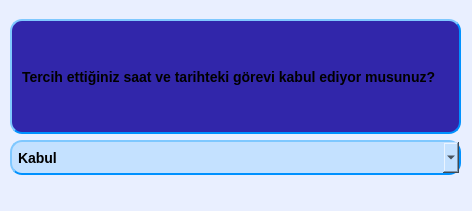
<?xml version="1.0" encoding="UTF-8"?>
<ui version="4.0">
 <class>WindowHKabul</class>
 <widget class="QMainWindow" name="WindowHKabul">
  <property name="geometry">
   <rect>
    <x>0</x>
    <y>0</y>
    <width>472</width>
    <height>211</height>
   </rect>
  </property>
  <property name="windowTitle">
   <string>MainWindow</string>
  </property>
  <property name="styleSheet">
   <string notr="true">  background-color: rgb(233, 239, 255);
  background-color: rgb(233, 239, 255);
</string>
  </property>
  <widget class="QWidget" name="centralwidget">
   <widget class="QLabel" name="labelCep_2">
    <property name="geometry">
     <rect>
      <x>10</x>
      <y>19</y>
      <width>451</width>
      <height>115</height>
     </rect>
    </property>
    <property name="styleSheet">
     <string notr="true"> 	background-color: rgb(49, 38, 170);
    border-style: outset;
    border-width: 2px;
    border-radius: 12px;
    font: bold 14px;
    font-color:rgb(160, 246, 255);
    min-width: 7em;
    padding: 6px;
	border-color: rgb(0, 145, 255)</string>
    </property>
    <property name="text">
     <string>Tercih ettiğiniz saat ve tarihteki görevi kabul ediyor musunuz?</string>
    </property>
   </widget>
   <widget class="QComboBox" name="comboBoxIl_2">
    <property name="geometry">
     <rect>
      <x>10</x>
      <y>140</y>
      <width>451</width>
      <height>35</height>
     </rect>
    </property>
    <property name="styleSheet">
     <string notr="true">    background-color: rgb(196, 225, 255);
    border-style: outset;
    border-width: 2px;
    border-radius: 12px;
    font: bold 14px;
    min-width: 7em;
    padding: 6px;
	border-color: rgb(0, 145, 255)</string>
    </property>
    <item>
     <property name="text">
      <string>Kabul</string>
     </property>
    </item>
    <item>
     <property name="text">
      <string>Red</string>
     </property>
    </item>
   </widget>
  </widget>
  <widget class="QStatusBar" name="statusbar"/>
 </widget>
 <resources/>
 <connections/>
</ui>
